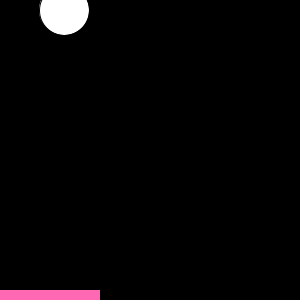
Frame 1 (no input)
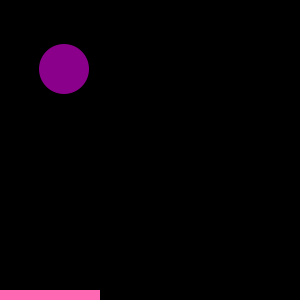
Frame 60 (the mouse pressed at the canvas centre just before this capture)
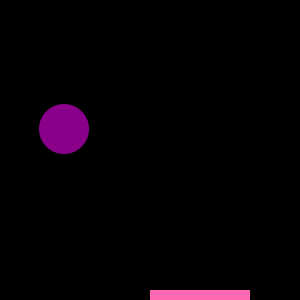
Frame 120 (the mouse held since frame 60 and released just before this capture)

The Processing sketch that drew these frames (run headless with seeded random() and noise(); from frame 60 on, the mouse is pressed at the canvas centre):

// Processing sketch: sketch_170623a
// ── sketch_170623a.pde
int Ypos = 10;
int score=0;
int randomNumber = (int) random(width);

void setup(){
  size(300, 300);
}

void draw(){
  background(0, 0, 0);
  ellipse(randomNumber , Ypos, 50, 50);
  fill(255, 105, 180);
  noStroke();
  rect(mouseX, 290, 100, 70);
  fill(139, 0, 139);
  noStroke();
  Ypos+=1;
  if (Ypos >= 310){
    Ypos=10;
    randomNumber = (int) random(width);
    checkCatch(290);
  }
}
void checkCatch(int x){
if (x > mouseX && x < mouseX+100)
      score++;
   else if (score > 0)
     score--;
println("Your score is now: " + score);


}
